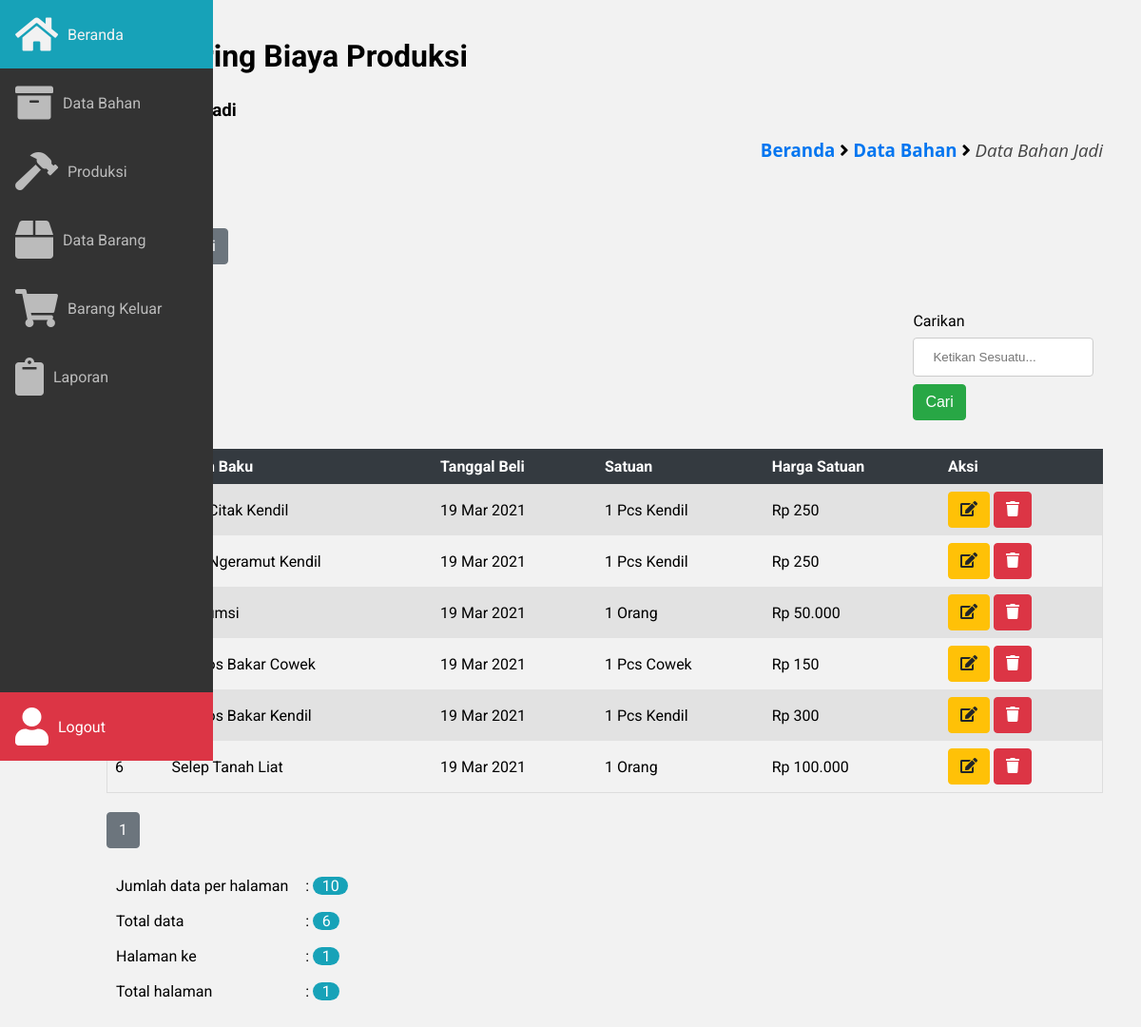
The page /frontend/bahan/bhn_jadi/index.php (signed in) on the database its author committed.
### tables this page shows
CREATE TABLE `bahan` (
  `id_bahan` int(11) NOT NULL,
  `nama_bahan` varchar(100) NOT NULL,
  `tgl` date NOT NULL,
  `kuantitas` int(12) NOT NULL,
  `satuan` varchar(100) NOT NULL,
  `harga` int(11) NOT NULL,
  `kategori` varchar(100) NOT NULL
);

### frontend/bahan/bhn_jadi/index.php (the view, shortened to what this page needs)
<!DOCTYPE html>
<html lang="pt-BR">
	<head>
		<link rel="stylesheet" href="https://pro.fontawesome.com/releases/v5.10.0/css/all.css"/>
		<link
			rel="stylesheet"
			href="https://cdn.materialdesignicons.com/4.9.95/css/materialdesignicons.min.css"
		/>
		<link rel="stylesheet" href="../../../assets/css/main.css" />
		<link rel="stylesheet" href="../../../assets/css/style.css" />
		<link rel="stylesheet" href="../../../assets/css/sidebar.css" />
	</head>
	<body>
		<?php
			include '../../layout/sidebar.php';
		?>
		<main class="main">
			<section>
				<h2>Monitoring Biaya Produksi</h2>
				<h3>Data Bahan Jadi</h3>
				<div class="breadcrumb">
					<h3>
						<a href="../../../beranda.php?page=beranda">Beranda</a> <i class="fa fa-angle-right"></i>
						<a href="../index.php?page=bahan">Data Bahan</a> <i class="fa fa-angle-right"></i>
						<span class="akhir-link-breadcrumb">Data Bahan Jadi</span>
					</h3>
				</div>
				<div class="container">
					<div class="baris">
						<div class="kolom-100">
							<a href="tambah.php?page=bahan" class="tmbl tmbl-biru margin-20-0">
							</a>
							<a href="../index.php?page=bahan" class="tmbl tmbl-abu-abu">
							</a>
							<div class="table-box">
								<div class="kolom-20 float-left">
								</div>
								<div class="kolom-20 float-right margin-20-0">
									<form action="cari.php?page=bahan" method="post">
										<label>Carikan</label>
										<input type="text" name="cari" class="form" placeholder="Ketikan Sesuatu...">
										<input type="submit" name="btncari" value="Cari" class="tmbl tmbl-hijau">
									</form>
								</div>
								<table class="table-responsive">
									<tr class="thead-dark">
										<th>No</th>
										<th>Bahan Baku</th>
										<th>Tanggal Beli</th>
										<th>Satuan</th>
										<th>Harga Satuan</th>
										<th>Aksi</th>
									</tr>
									<?php
										include '../../../database/koneksi.php';
										$halaman = 10;
										$page    = isset($_GET["halaman"]) ? (int)$_GET["halaman"] :1;
										$mulai   = ($page>1) ? ($page * $halaman) - $halaman : 0;
										$result  = mysqli_query($host, "SELECT * FROM bahan WHERE kategori = 'bahan jadi'");
										$total   = mysqli_num_rows($result);
										$pages   = ceil($total/$halaman);
                    $sql   = "SELECT * FROM bahan WHERE kategori = 'bahan jadi' ORDER BY nama_bahan ASC LIMIT $mulai, $halaman";
                    $query = mysqli_query($host, $sql);
										$no  = 1;
										while ($data = mysqli_fetch_assoc($query) ) {
									?>
									<tr>
										<td><?php echo $no++;?></td>
										<td><?php echo $data['nama_bahan']; ?></td>
										<td><?php echo date('d M Y', strtotime($data['tgl']))?></td>
										<td><?php echo $data['kuantitas'] . " " . $data['satuan']?></td>
										<td><?php echo "Rp " . number_format($data['harga'],0,',','.')?></td>
										<td>
											<a href="edit.php?id_bahan=<?php echo $data['id_bahan'];?>&page=bahan" class="tmbl tmbl-kuning">
												<i class="fa fa-edit"></i>
											</a>
											<a onclick="return confirm('Anda yakin ingin menghapus data ?')" href="../../../backend/bahan_baku/hapus.php?id_bahan=<?php echo $data['id_bahan'];?>" class="tmbl tmbl-merah">
												<i class="fa fa-trash"></i>
											</a>
										</td>
									</tr>
									<?php
										}
									?>
								</table>
							</div>
							<div class="penomoran">
								<?php
									for ($i=1; $i <= $pages ; $i++) {
								?>
									<a href="?halaman=<?php echo $i; ?>&page=bahan" class="tmbl tmbl-abu-abu margin-20-0">
										<?php echo $i; ?>
									</a>
								<?php
									}
								?>
								<table style="margin-bottom: 50px;">
									<tr>
										<td>Jumlah data per halaman </td>
										<td>
											: <span class="lencana-radius lencana-info"><?php echo $halaman; ?></span>
										</td>
									</tr>
									<tr>
										<td>Total data</td>
										<td> : <span class="lencana-radius lencana-info"><?php echo $total; ?></span> </td>
									</tr>
									<tr>
										<td>Halaman ke</td>
										<td> : <span class="lencana-radius lencana-info"><?php echo $page; ?></span> </td>
									</tr>
									<tr>
										<td>Total halaman</td>
										<td> : <span class="lencana-radius lencana-info"><?php echo $pages; ?></span> </td>
									</tr>
								</table>
							</div>
						</div>
					</div>
				</div>
			</section>
		</main>
	</body>
</html>

### assets/css/main.css (style rules this page uses)
:root { --sidebar-width: 4.5em; }
body { margin: 0; padding: 0; font-family: 'Roboto'; }
* { outline: none; box-sizing: border-box; }
.main { margin-left: auto; margin-right: auto; max-width: 100%; padding: 1.5em 1.5em; }
.main h2 { font-size: 2em; margin-top: 0px; }
@media (min-width: 572px) { .main { margin-left: var(--sidebar-width); } }
@media (min-width: 992px) { .main { padding: 2.5em; } }

### assets/css/style.css (style rules this page uses)
body { background-color: #f2f2f2; }
.breadcrumb { text-align: right; font-family: open sans; margin-bottom: 50px; }
.akhir-link-breadcrumb { font-weight: 400; font-style: italic; color: #444; }
.breadcrumb a { color: #0376f0; }
.form { width: 100%; padding: 12px 20px; margin: 8px 0; display: inline-block; border: 1px solid #ccc; border-radius: 4px; box-sizing: border-box; }
.table-box { overflow-x:auto !important; }
.table-responsive { border-collapse: collapse; border-spacing: 0; width: 100%; border: 1px solid #ddd; }
.table-responsive .thead-dark { background-color: #343a40 !important; border: 1px solid #343a40; color: #ffffff; }
.table-responsive, th, td { text-align: left; padding: 8px; }
.table-responsive tr:nth-child(even) { background-color: #e2e2e2 !important }
.tmbl { display: inline-block; font-weight: 400; color: #212529; text-align: center; vertical-align: middle; cursor: pointer; -webkit-user-select: none; -moz-user-select: none; -ms-user-select: none; user-select: none; background-color: transparent; border: 1px solid transparent; padding: 0.375rem 0.75rem; font-size: 1rem; line-height: 1.5; border-radius: 0.25rem; transition: color 0.15s ease-in-out, background-color 0.15s ease-in-out, border-color 0.15s ease-in-out, box-shadow 0.15s ease-in-out; }
.tmbl-biru { color: #fff; background-color: #007bff; border-color: #007bff; }
.tmbl-hijau { color: #fff; background-color: #28a745; border-color: #28a745; }
.tmbl-abu-abu { color: #fff; background-color: #6c757d; border-color: #6c757d; }
.tmbl-kuning { color: #212529; background-color: #ffc107; border-color: #ffc107; }
.tmbl-merah { color: #fff; background-color: #dc3545; border-color: #dc3545; }
.lencana-info { color: #fff; background-color: #17a2b8; }
.lencana-radius { padding-right: 0.6em; padding-left: 0.6em; border-radius: 10rem; }
a { text-decoration: none; }
.container { width: 100%; padding-right: 15px; padding-left: 15px; margin-right: auto; margin-left: auto; }
.baris { display: -ms-flexbox; display: flex; -ms-flex-wrap: wrap; flex-wrap: wrap; margin-right: -15px; margin-left: -15px; }
.margin-20-0 { margin: 20px 0; }
@media screen and (min-width: 400px) { .container { max-width: 400px; } }
@media screen and (min-width: 400px) { .kolom-100 { width: 100% !important; } }
@media screen and (min-width: 400px) { .kolom-20 { padding: 10px; width: 100% !important; } }
@media screen and (min-width: 400px) { .float-right { float: right !important; } }
@media screen and (min-width: 400px) { .float-left { float: left !important; } }
@media (min-width: 576px) { .container { max-width: 540px; } }
@media (min-width: 768px) { .container { max-width: 720px; } }
@media (min-width: 992px) { .container { max-width: 960px; } }
@media (min-width: 1200px) { .container { max-width: 1140px; } }
@media (min-width: 1200px) { .kolom-100 { width: 100% !important; } }
@media (min-width: 1200px) { .kolom-20 { padding: 10px; width: 20% !important; } }
@media (min-width: 1200px) { .float-right { float: right !important; } }
@media (min-width: 1200px) { .float-left { float: left !important; } }

### rows shown on the page
bahan: nama_bahan "Jasa Citak Kendil", tgl "19 Mar 2021", kuantitas "1", satuan "Pcs Kendil", harga "250"
bahan: nama_bahan "Jasa Ngeramut Kendil", tgl "19 Mar 2021", kuantitas "1", satuan "Pcs Kendil", harga "250"
bahan: tgl "19 Mar 2021", kuantitas "1", satuan "Orang", harga "50.000"
bahan: nama_bahan "Ongkos Bakar Cowek", tgl "19 Mar 2021", kuantitas "1", satuan "Pcs Cowek", harga "150"
bahan: nama_bahan "Ongkos Bakar Kendil", tgl "19 Mar 2021", kuantitas "1", satuan "Pcs Kendil", harga "300"
bahan: nama_bahan "Selep Tanah Liat", tgl "19 Mar 2021", kuantitas "1", satuan "Orang", harga "100.000"

### other values the page prints
$halaman "10"
$total "6"
$page "1"
$pages "1"
